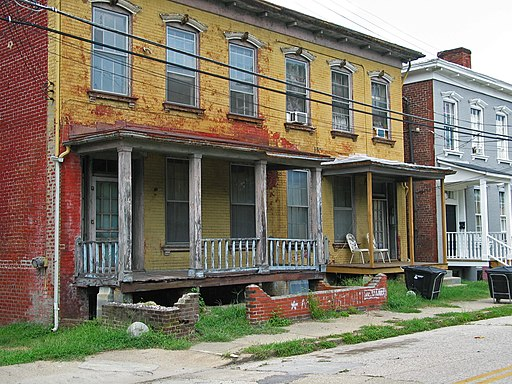
//> input picture CH_4/images/house.jpg, 512 x 384 px
$ ./HelloCV   (built with g++ and OpenCV 4)
//> lines starting //> are read from the running program, lines starting //| are printed output that depends on the picture
#include <iostream>
#include <opencv2/opencv.hpp>

using namespace cv;
using namespace std;

void detect_keypoints();
void good_matching();
void find_homography();

int main()
{
	detect_keypoints();
	good_matching();
	find_homography();

    return 0;
}

void detect_keypoints()
{
	Mat src = imread("../../images/house.jpg", IMREAD_GRAYSCALE);
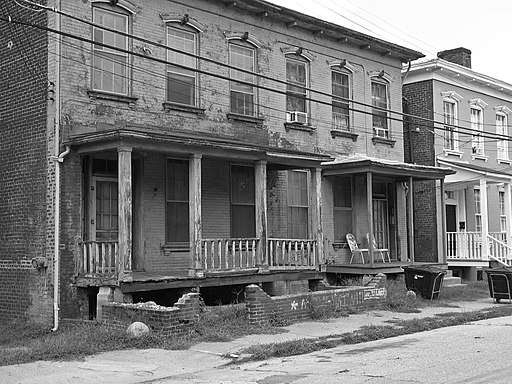
//> src: 384 rows x 512 cols, CV_8UC1; min 0, max 255, mean 124.2

	if (src.empty()) {
		cerr << "Image load failed!" << endl;
		return;
	}

	Ptr<Feature2D> feature = ORB::create();

	vector<KeyPoint> keypoints;
	feature->detect(src, keypoints);
//> keypoints = 500 keypoints; strongest (x, y, size): (407, 64, 31), (269, 241, 31), (284, 243, 31), (416, 277, 31)

	Mat desc;
	feature->compute(src, keypoints, desc);

	cout << "keypoints.size(): " << keypoints.size() << endl;
//| keypoints.size(): 500
	cout << "desc.size(): " << desc.size() << endl;
//| desc.size(): [32 x 500]

	Mat dst;
	drawKeypoints(src, keypoints, dst, Scalar::all(-1), DrawMatchesFlags::DRAW_RICH_KEYPOINTS);
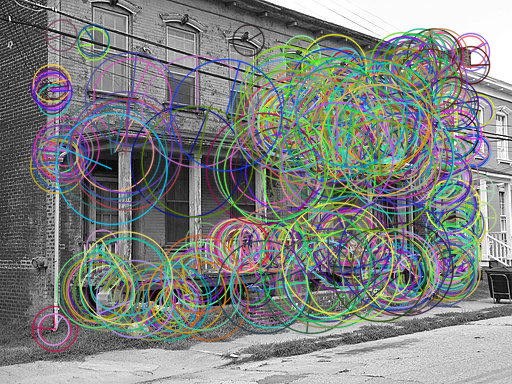
//> dst: 384 rows x 512 cols, CV_8UC3; mean B, G, R 128.2, 130.6, 127

	imshow("src", src);
	imshow("dst", dst);

	waitKey();
	destroyAllWindows();
}

void good_matching()
{
	Mat src1 = imread("box.png", IMREAD_GRAYSCALE);
//> box.png cannot be read in this run, so this picture is empty
	Mat src2 = imread("box_in_scene.png", IMREAD_GRAYSCALE);
//> box_in_scene.png cannot be read in this run, so this picture is empty

	if (src1.empty() || src2.empty()) {
		cerr << "Image load failed!" << endl;
		return;
	}

	Ptr<Feature2D> feature = ORB::create();

	vector<KeyPoint> keypoints1, keypoints2;
	Mat desc1, desc2;
	feature->detectAndCompute(src1, Mat(), keypoints1, desc1);
	feature->detectAndCompute(src2, Mat(), keypoints2, desc2);

	Ptr<DescriptorMatcher> matcher = BFMatcher::create(NORM_HAMMING);

	vector<DMatch> matches;
	matcher->match(desc1, desc2, matches);

	std::sort(matches.begin(), matches.end());
	vector<DMatch> good_matches(matches.begin(), matches.begin() + 50);

	Mat dst;
	drawMatches(src1, keypoints1, src2, keypoints2, good_matches, dst,
		Scalar::all(-1), Scalar::all(-1), vector<char>(),
		DrawMatchesFlags::NOT_DRAW_SINGLE_POINTS);

	imshow("dst", dst);

	waitKey();
	destroyAllWindows();
}

void find_homography()
{
	Mat src1 = imread("box.png", IMREAD_GRAYSCALE);
//> box.png cannot be read in this run, so this picture is empty
	Mat src2 = imread("box_in_scene.png", IMREAD_GRAYSCALE);
//> box_in_scene.png cannot be read in this run, so this picture is empty

	if (src1.empty() || src2.empty()) {
		cerr << "Image load failed!" << endl;
		return;
	}

	Ptr<Feature2D> feature = ORB::create();

	vector<KeyPoint> keypoints1, keypoints2;
	Mat desc1, desc2;
	feature->detectAndCompute(src1, Mat(), keypoints1, desc1);
	feature->detectAndCompute(src2, Mat(), keypoints2, desc2);

	Ptr<DescriptorMatcher> matcher = BFMatcher::create(NORM_HAMMING);

	vector<DMatch> matches;
	matcher->match(desc1, desc2, matches);

	std::sort(matches.begin(), matches.end());
	vector<DMatch> good_matches(matches.begin(), matches.begin() + 50);

	Mat dst;
	drawMatches(src1, keypoints1, src2, keypoints2, good_matches, dst,
		Scalar::all(-1), Scalar::all(-1), vector<char>(),
		DrawMatchesFlags::NOT_DRAW_SINGLE_POINTS);

	vector<Point2f> pts1, pts2;
	for (size_t i = 0; i < good_matches.size(); i++) {
		pts1.push_back(keypoints1[good_matches[i].queryIdx].pt);
		pts2.push_back(keypoints2[good_matches[i].trainIdx].pt);
	}

	Mat H = findHomography(pts1, pts2, RANSAC);

	vector<Point2f> corners1, corners2;
	corners1.push_back(Point2f(0, 0));
	corners1.push_back(Point2f(src1.cols - 1.f, 0));
	corners1.push_back(Point2f(src1.cols - 1.f, src1.rows - 1.f));
	corners1.push_back(Point2f(0, src1.rows - 1.f));
	perspectiveTransform(corners1, corners2, H);

	vector<Point> corners_dst;
	for (Point2f pt : corners2) {
		corners_dst.push_back(Point(cvRound(pt.x + src1.cols), cvRound(pt.y)));
	}

	polylines(dst, corners_dst, true, Scalar(0, 255, 0), 2, LINE_AA);

	imshow("dst", dst);

	waitKey();
	destroyAllWindows();
}
